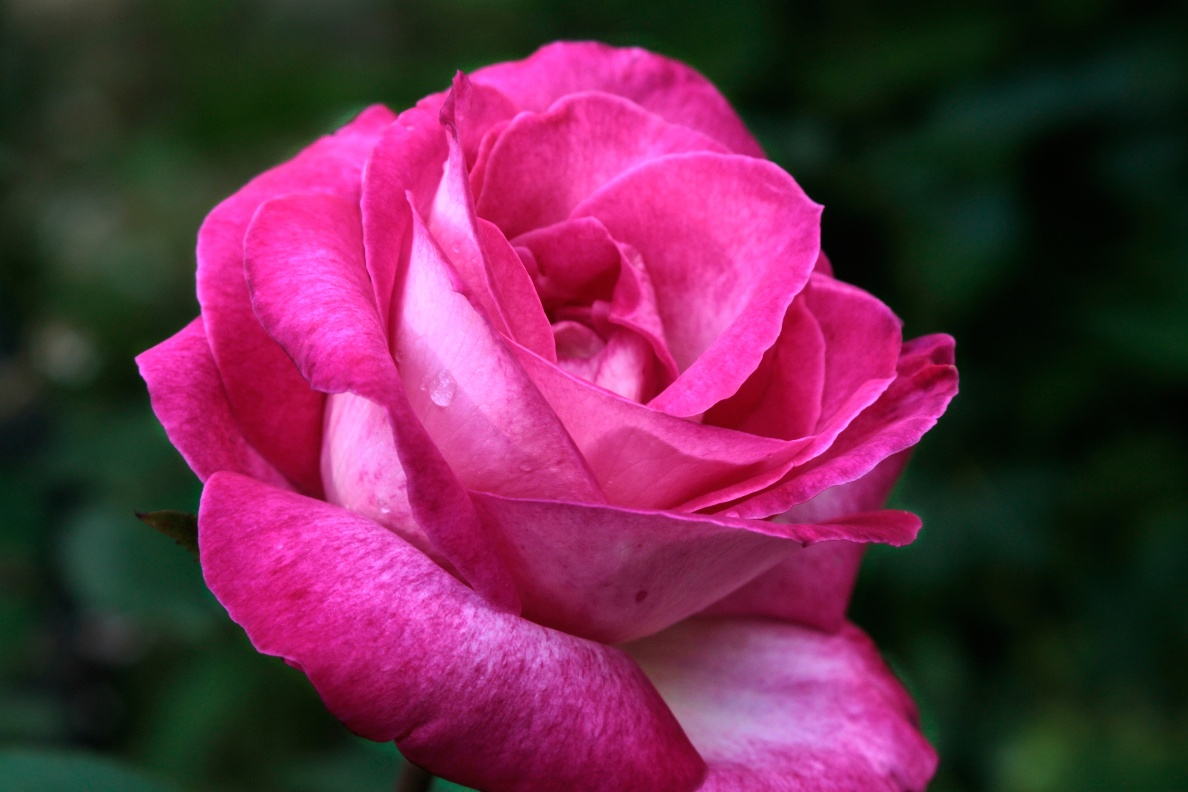
#> input picture ch3/rose.png, 1188 x 792 px
$ python 3.py
#> lines starting #> are read from the running program, lines starting #| are printed output that depends on the picture
import cv2 as cv
import numpy as np

img=cv.imread('rose.png')
#> img is the input picture: shape (792, 1188, 3); mean B, G, R 74.2, 43.7, 103.8

rows,cols = img.shape[:2] # shape은 영상의 크기(세로, 가로)
#> rows = 792; cols = 1188

#Horizontal 좌우 대칭
src_points = np.float32([[0,0], [cols-1,0], [0,rows-1]])
#> src_points = [[0, 0], [1187, 0], [0, 791]]
dst_points = np.float32([[cols-1,0], [0,0], [cols-1,rows-1]])
#> dst_points = [[1187, 0], [0, 0], [1187, 791]]

#Vertical 상하 대칭
src_points = np.float32([[0,0], [cols-1,0], [0,rows-1]])
dst_points = np.float32([[0,rows-1], [cols-1,rows-1], [0,0]])
#> dst_points = [[0, 791], [1187, 791], [0, 0]]

#Origin 원점 대칭
src_points = np.float32([[0,0], [0,rows-1], [cols-1,0]])
dst_points = np.float32([[cols-1,rows-1], [cols-1,0], [0, rows-1]])

affine_matrix = cv.getAffineTransform(src_points, dst_points)
img_symmetry = cv.warpAffine(img, affine_matrix, (cols,rows)) # 3번째 인자는 출력영상의크기(가로,세로)
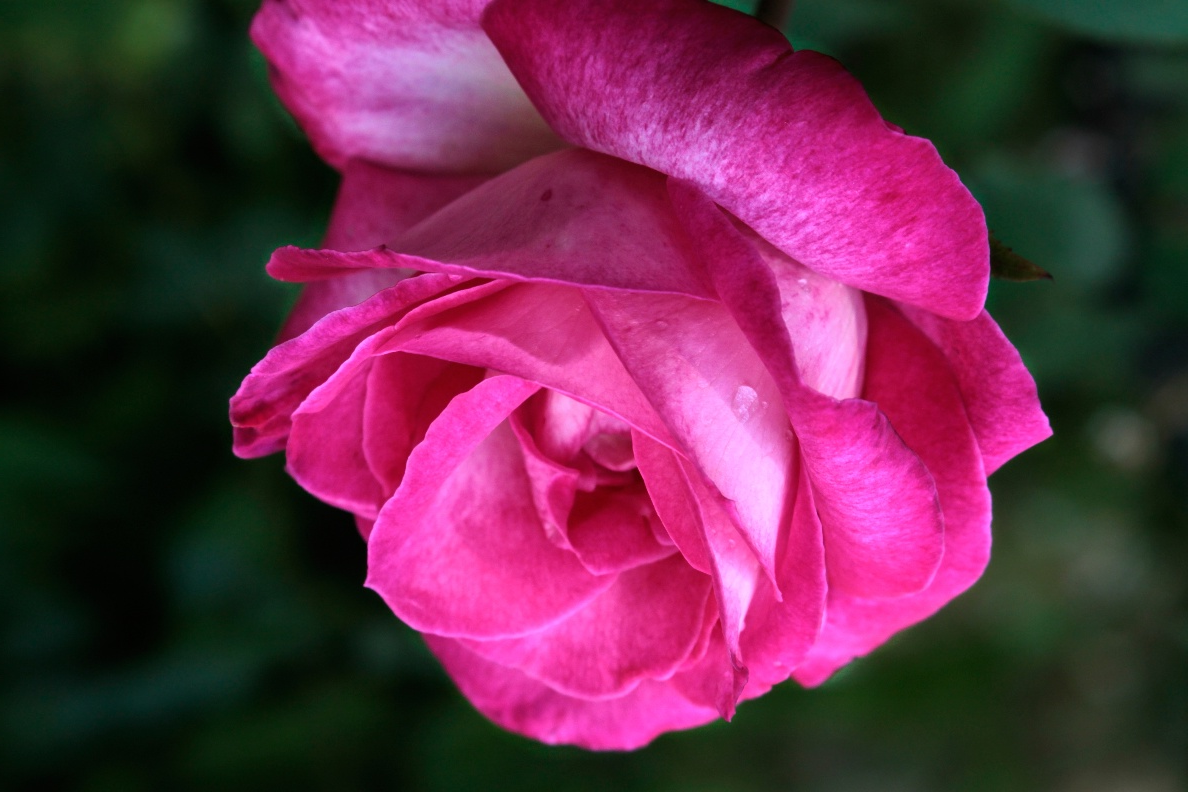
#> img_symmetry: shape (792, 1188, 3); mean B, G, R 74.2, 43.7, 103.8

cv.imshow('Original',img)
cv.imshow('Symmetry',img_symmetry)

cv.waitKey()
cv.destroyAllWindows()

$ run again, with ch3/CT-brain-image.jpg saved as ch3/rose.png
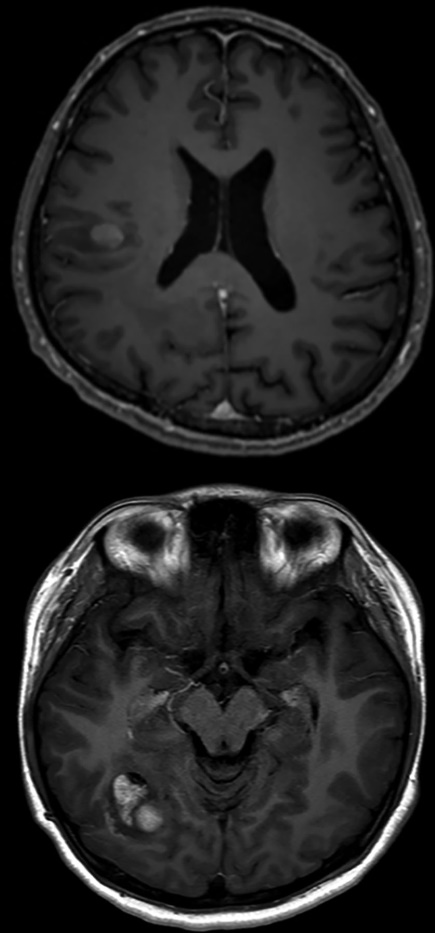
#> input picture ch3/CT-brain-image.jpg, 435 x 933 px
#> img is the input picture: shape (933, 435, 3); min 0, max 255, mean 35
#> `img_symmetry = cv.warpAffine(img, affine_matrix, (cols,rows))`:
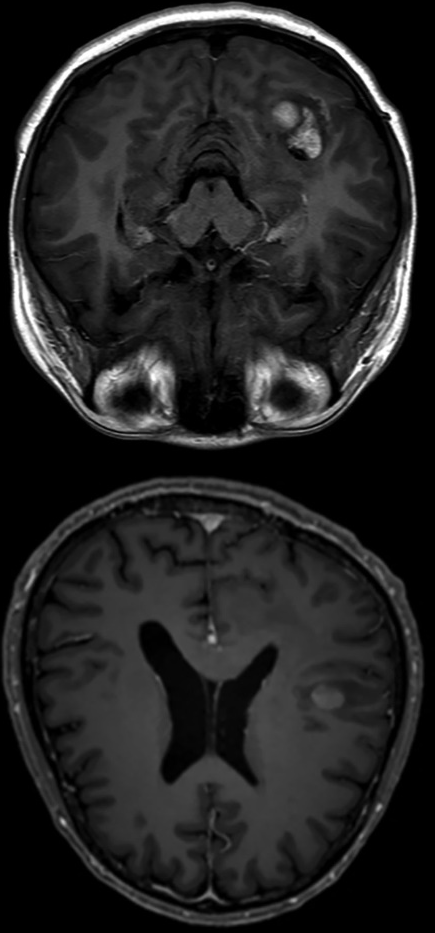
#> img_symmetry: shape (933, 435, 3); min 0, max 255, mean 35
